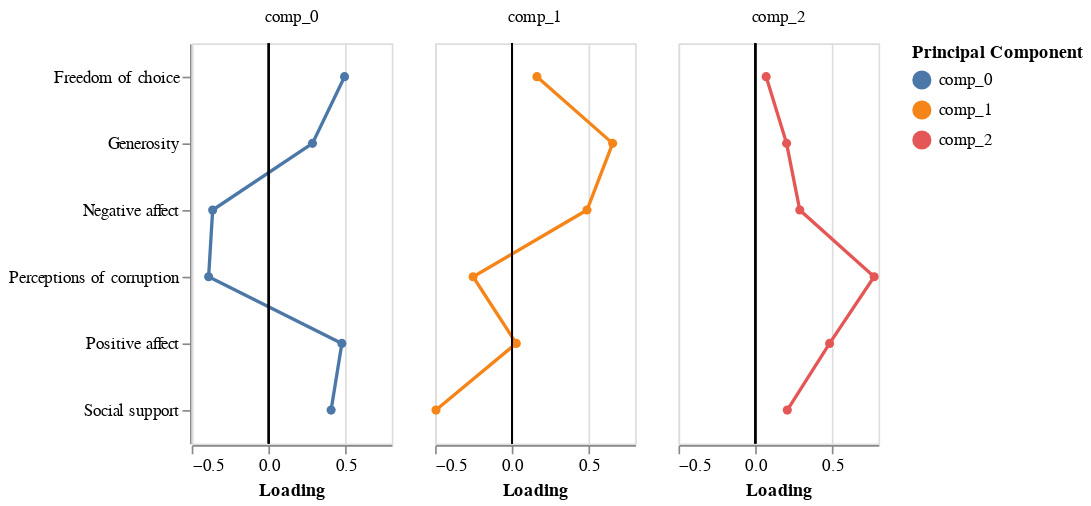

The notebook cell saved with this chart:
### Markdown cell above
There is a drop off in the proportion of variance explained after component 3, so a good chunk of the data can likely be explained with three variables.

### Code cell
n_pc = 3

# Find the weight of each variable in loadings
pca_loadings = pca.loadings.iloc[:, 0:n_pc]

## The Plot
pca_loadings = pca_loadings.reset_index().melt(id_vars = 'index', var_name = 'Principal Component', value_name = 'Loading').rename(columns = {'index': 'Variables'})
pca_loadings['zero'] = np.repeat(0, len(pca_loadings))
base = alt.Chart(pca_loadings)
loadings = base.mark_line(point = True).encode(y = alt.X('Variables', title = ''), x = 'Loading', color = 'Principal Component')
rule = base.mark_rule().encode(x = alt.X('zero', title = 'Loading'))
loading_plot = (loadings + rule).properties(width = 120, height = 240)
loading_plot.facet(column = alt.Column('Principal Component', title = ''))

### Figure 1 — Vega-Lite specification as saved in the notebook (floating-point values rounded to 4 significant figures)
{"$schema": "https://vega.github.io/schema/vega-lite/v5.15.1.json", "config": {"view": {"continuousHeight": 300, "continuousWidth": 300}}, "data": {"name": "data-b7d254409080b7add897ba20fe08edc3"}, "datasets": {"data-b7d254409080b7add897ba20fe08edc3": [{"Loading": 0.4059, "Principal Component": "comp_0", "Variables": "Social support", "zero": 0}, {"Loading": 0.4933, "Principal Component": "comp_0", "Variables": "Freedom of choice", "zero": 0}, {"Loading": 0.2848, "Principal Component": "comp_0", "Variables": "Generosity", "zero": 0}, {"Loading": -0.3899, "Principal Component": "comp_0", "Variables": "Perceptions of corruption", "zero": 0}, {"Loading": 0.4758, "Principal Component": "comp_0", "Variables": "Positive affect", "zero": 0}, {"Loading": -0.3638, "Principal Component": "comp_0", "Variables": "Negative affect", "zero": 0}, {"Loading": -0.4941, "Principal Component": "comp_1", "Variables": "Social support", "zero": 0}, {"Loading": 0.1618, "Principal Component": "comp_1", "Variables": "Freedom of choice", "zero": 0}, {"Loading": 0.6539, "Principal Component": "comp_1", "Variables": "Generosity", "zero": 0}, {"Loading": -0.253, "Principal Component": "comp_1", "Variables": "Perceptions of corruption", "zero": 0}, {"Loading": 0.02755, "Principal Component": "comp_1", "Variables": "Positive affect", "zero": 0}, {"Loading": 0.4872, "Principal Component": "comp_1", "Variables": "Negative affect", "zero": 0}, {"Loading": 0.2072, "Principal Component": "comp_2", "Variables": "Social support", "zero": 0}, {"Loading": 0.06999, "Principal Component": "comp_2", "Variables": "Freedom of choice", "zero": 0}, {"Loading": 0.2026, "Principal Component": "comp_2", "Variables": "Generosity", "zero": 0}, {"Loading": 0.7716, "Principal Component": "comp_2", "Variables": "Perceptions of corruption", "zero": 0}, {"Loading": 0.4822, "Principal Component": "comp_2", "Variables": "Positive affect", "zero": 0}, {"Loading": 0.2884, "Principal Component": "comp_2", "Variables": "Negative affect", "zero": 0}]}, "facet": {"column": {"field": "Principal Component", "title": "", "type": "nominal"}}, "spec": {"height": 240, "layer": [{"encoding": {"color": {"field": "Principal Component", "type": "nominal"}, "x": {"field": "Loading", "type": "quantitative"}, "y": {"field": "Variables", "title": "", "type": "nominal"}}, "mark": {"point": true, "type": "line"}}, {"encoding": {"x": {"field": "zero", "title": "Loading", "type": "quantitative"}}, "mark": {"type": "rule"}}], "width": 120}}
